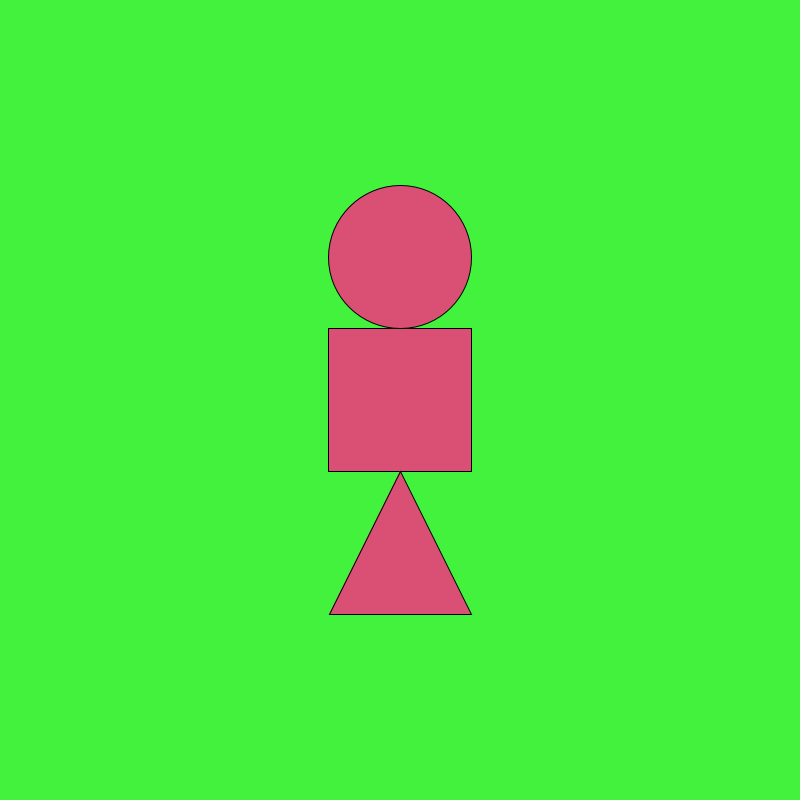
Frame 1 (no input)
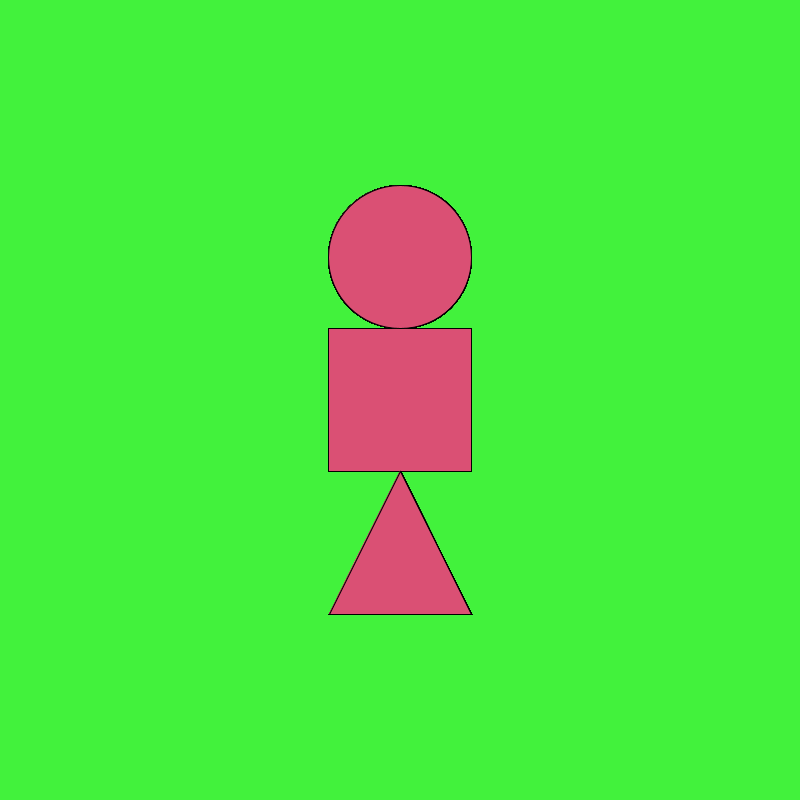
Frame 60 (the mouse pressed at the canvas centre just before this capture)
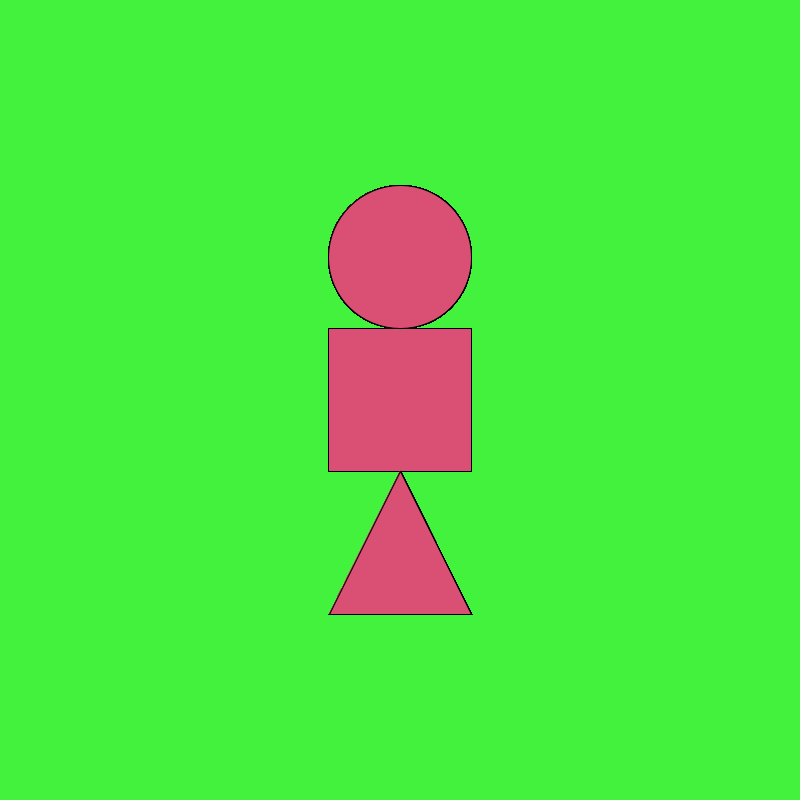
Frame 120 (the mouse held since frame 60 and released just before this capture)

The Processing sketch that drew these frames (run headless with seeded random() and noise(); from frame 60 on, the mouse is pressed at the canvas centre):

// Processing sketch: processing_145871
// ── processing_145871.pde

// @autor Jorge Luiz

int t; // variável base para o tamanho das formas

void setup()
{
  // tamanho gerado aleatoriamente em um intervalo razoável
  t = (int)random(40,200);

  // javascript export não suporta variáveis
  size(800,800); // originalmente t*4
  
  // mantém o programa interessante
  background(random(255),random(255),random(255));
  fill(random(255),random(255),random(255));
}

void draw()
{
  // adaptado para export para sempre centralizar as formas
  rectMode(CENTER);
  rect(width/2, height/2, t, t);

  ellipse(width/2, height/2-t, t, t);

  triangle(width/2, height/2 + t/2,
           width/2 - t/2, height/2 + 3*t/2,
           width/2 + t/2, height/2 + 3*t/2);
}

// código original com tudo em função de t:
// http://pastebin.com/FUnZVrYc
